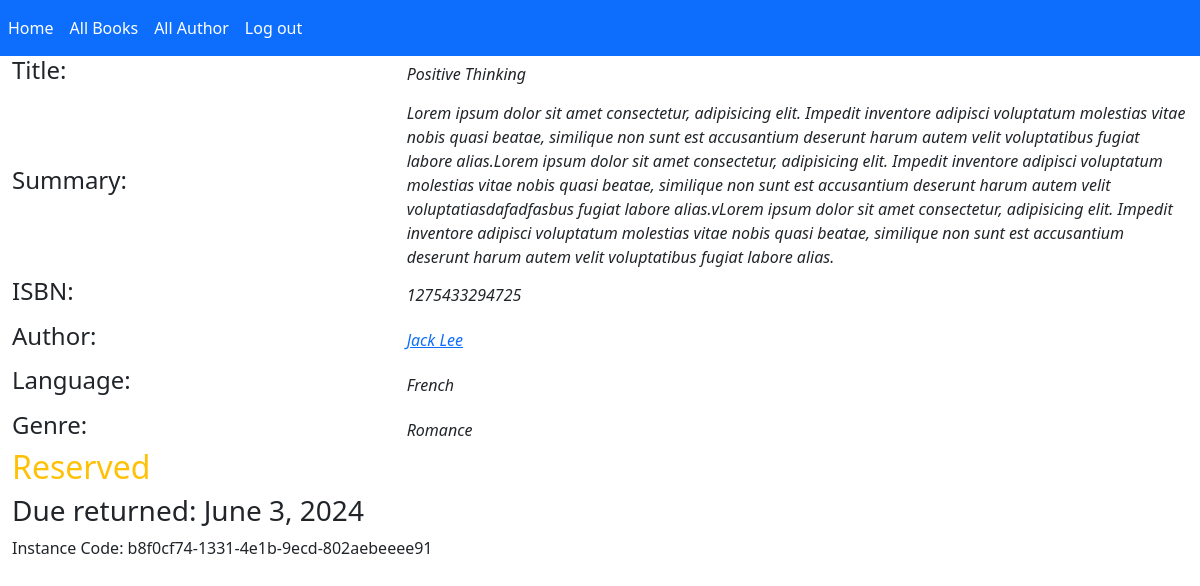
Screenshot of /catalog/books/3 (signed in) with the database file from the repository.
### catalog/models.py (models this page shows, shortened)
class Book(models.Model):
    title = models.CharField(max_length=200)
    author = models.ForeignKey(Author, on_delete=models.RESTRICT, null=True)  # Defines a many-to-one relationship with Author model
    summary = models.TextField(
        max_length=1000,
        help_text="Enter a brief description of the book",
        null=True
    )
    isbn = models.CharField(
        'ISBN',
        max_length=13,
        unique=True,  # Ensures each ISBN is unique
        help_text="13 character ISBN"
    )
    genre = models.ManyToManyField(
        Genre,
        help_text="Select a genre for this book"
    )
    language = models.ForeignKey(Language, on_delete=models.RESTRICT, null=True)  # Defines a many-to-one relationship with Language model

class Author(models.Model):
    fname = models.CharField('First Name', max_length=100)
    lname = models.CharField('Last Name', max_length=100)
    dob = models.DateField('Date of Birth', null=True, blank=True)
    dod = models.DateField('Date of Death', null=True, blank=True)
    def __str__(self):
        return f"{self.fname} {self.lname}"  # Returns the full name of the author
    def get_absolute_url(self):
        return reverse("author_detail", args=[str(self.id)])  # Returns the URL to view details of the author
    class Meta:
        ordering = ['lname', 'fname']  # Specifies the default ordering of authors by last name and first name

class Language(models.Model):
    name = models.CharField(
        max_length=100,
        unique=True,  # Ensures each language name is unique
        help_text="Enter a language name (e.g., English, French, Japanese)"
    )
    def __str__(self):
        return self.name  # Returns the name of the language
    class Meta:
        constraints = [
            UniqueConstraint(
                Lower('name'),  # Case-insensitive uniqueness constraint on the 'name' field
                name='language_name_case_insensitive_unique',
                violation_error_message="Language already exists.",
            ),
        ]

class Genre(models.Model):
    name = models.CharField(
        max_length=200,
        unique=True,  # Ensures each genre name is unique
        help_text="Enter the book genre"
    )
    def __str__(self):
        return self.name  # Returns the name of the genre
    class Meta:
        constraints = [
            UniqueConstraint(
                Lower('name'),  # Case-insensitive uniqueness constraint on the 'name' field
                name='genre_name_case_insensitive_unique',
                violation_error_message="This Genre already exists.",
            ),
        ]

class BookInstance(models.Model):
    id = models.UUIDField(primary_key=True, default=uuid.uuid4, help_text="Unique ID for this transaction")  # Generates a UUID for each BookInstance
    book = models.ForeignKey(Book, on_delete=models.RESTRICT, null=True)  # Defines a many-to-one relationship with Book model
    imprint = models.CharField(max_length=200, null=True, blank=True)
    due_back = models.DateField(null=True, blank=True)
    LOAN_STATUS = (
        ('m', 'Maintenance'),
        ('o', 'On loan'),
        ('a', 'Available'),
        ('r', 'Reserved'),
    )
    status = models.CharField(
        max_length=1,
        blank=True,
        choices=LOAN_STATUS,
        default='m',
        help_text='Book availability',
    )
    class Meta:
        ordering = ['due_back']  # Specifies the default ordering of book instances by due back date

### catalog/views.py (the view)
# urls.py: path('books/<int:pk>',views.Book_Detail_View,name='book_detail'),
@login_required(redirect_field_name='login')  #if we put it, we can't see any webpage befor login
def Book_Detail_View(request, pk):
    book = get_object_or_404(Book, pk=pk)  # Get the book object by primary key or return 404 error
    context = {
        'book': book,  # Add book object to the context
        'menu_items': menu_items  # Add menu items to the context
    }
    return render(request, 'book_detail.html', context=context)

### catalog/templates/book_detail.html (shortened to what this page needs)
{% extends "home.html" %} {%block navbar%} {% for menu in menu_items %}
<li class="nav-item">
  <a class="nav-link active" href="{{menu.urlName}}" aria-current="page"
    >{{menu.text}}</a
  >
</li>
{% endfor %} {% endblock navbar %} {%block content%}
<div class="row justify-content-center align-items-center g-2">
  <div class="col-4"><h4>Title:</h4></div>
  <div class="col-8"><i>{{book.title}}</i></div>
  <div class="col-4"><h4>Summary:</h4></div>
  <div class="col-8"><i>{{book.summary}}</i></div>
  <div class="col-4"><h4>ISBN:</h4></div>
  <div class="col-8"><i>{{book.isbn}}</i></div>
  <div class="col-4"><h4>Author:</h4></div>
  <div class="col-8">
    <i><a href="{{book.author.get_absolute_url}}">{{book.author}}</a></i>
  </div>
  <div class="col-4"><h4>Language:</h4></div>
  <div class="col-8"><i>{{book.language}}</i></div>
  <div class="col-4"><h4>Genre:</h4></div>
  <div class="col-8"><i>{{book.genre.all|join:", "}}</i></div>
</div>
<div class="row justify-content-center align-items-center g-2">
  <div class="col">
    {% for copy in book.bookinstance_set.all %}
    <h2
      class="{% if copy.status == 'a' %}text-success{% elif copy.status == 'm' %}text-danger{% else %}text-warning{% endif %}"
    >
      {{copy.get_status_display}}
    </h2>
    {% if copy.status != 'a' %}
    <h3>Due returned: {{copy.due_back}}</h3>
    {% endif %}
    <p>Instance Code: {{copy.id}}</p>
    {% endfor %}
  </div>
</div>
{%endblock content%}

### rows the page displays
Book: title "Positive Thinking", summary "Lorem ipsum dolor sit amet consectetur, adipisicing elit. Impedit inventore adipisci voluptatum molestias vitae nobis quasi beatae, similique non sunt est accusantium deserunt harum autem velit voluptatibus fugiat labore alias.Lorem ipsum dolor sit amet consectetur, adipisicing elit. Impedit inventore adipisci voluptatum molestias vitae nobis quasi beatae, similique non sunt est accusantium deserunt harum autem velit voluptatiasdafadfasbus fugiat labore alias.vLorem ipsum dolor sit amet consectetur, adipisicing elit. Impedit inventore adipisci voluptatum molestias vitae nobis quasi beatae, similique non sunt est accusantium deserunt harum autem velit voluptatibus fugiat labore alias.", isbn "1275433294725", author "Jack Lee", language "French", genre.all "Romance"
BookInstance: status "Reserved", due_back "June 3, 2024", id "b8f0cf74-1331-4e1b-9ecd-802aebeeee91"

### other values shown
{{ menu.text }} "Home" "All Books" "All Author" "Log out"
